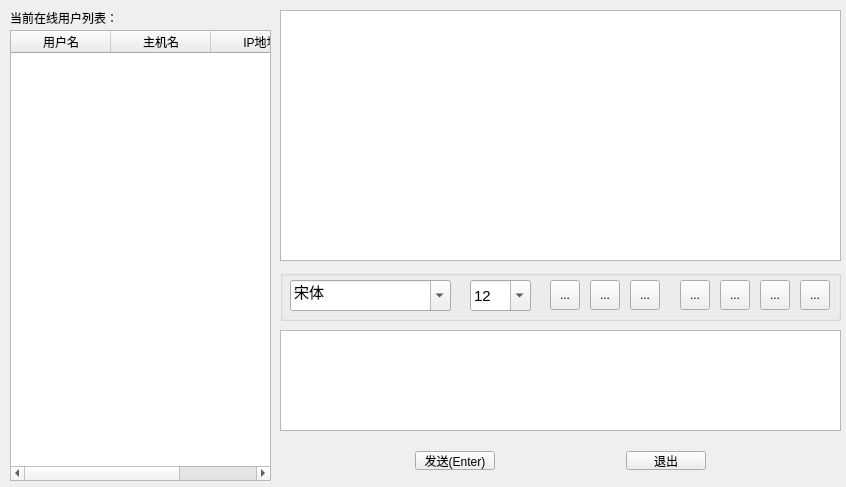
<?xml version="1.0" encoding="UTF-8"?>
<ui version="4.0">
 <class>Widget</class>
 <widget class="QWidget" name="Widget">
  <property name="enabled">
   <bool>true</bool>
  </property>
  <property name="geometry">
   <rect>
    <x>0</x>
    <y>0</y>
    <width>846</width>
    <height>487</height>
   </rect>
  </property>
  <property name="windowTitle">
   <string>GroupConnect 团队沟通工具</string>
  </property>
  <property name="windowIcon">
   <iconset resource="imgs.qrc">
    <normaloff>:/imgs/imgs/QtChat.ico</normaloff>:/imgs/imgs/QtChat.ico</iconset>
  </property>
  <widget class="QTextBrowser" name="messageBrowser">
   <property name="geometry">
    <rect>
     <x>280</x>
     <y>10</y>
     <width>561</width>
     <height>251</height>
    </rect>
   </property>
  </widget>
  <widget class="QGroupBox" name="groupBox">
   <property name="geometry">
    <rect>
     <x>280</x>
     <y>270</y>
     <width>561</width>
     <height>51</height>
    </rect>
   </property>
   <property name="title">
    <string/>
   </property>
   <widget class="QFontComboBox" name="fontComboBox">
    <property name="geometry">
     <rect>
      <x>10</x>
      <y>10</y>
      <width>161</width>
      <height>31</height>
     </rect>
    </property>
    <property name="font">
     <font>
      <pointsize>11</pointsize>
     </font>
    </property>
    <property name="currentText">
     <string>宋体</string>
    </property>
   </widget>
   <widget class="QComboBox" name="sizeComboBox">
    <property name="enabled">
     <bool>true</bool>
    </property>
    <property name="geometry">
     <rect>
      <x>190</x>
      <y>10</y>
      <width>61</width>
      <height>31</height>
     </rect>
    </property>
    <property name="font">
     <font>
      <pointsize>11</pointsize>
     </font>
    </property>
    <property name="editable">
     <bool>true</bool>
    </property>
    <property name="currentText">
     <string>11</string>
    </property>
    <property name="currentIndex">
     <number>3</number>
    </property>
    <item>
     <property name="text">
      <string>9</string>
     </property>
    </item>
    <item>
     <property name="text">
      <string>10</string>
     </property>
    </item>
    <item>
     <property name="text">
      <string>11</string>
     </property>
    </item>
    <item>
     <property name="text">
      <string>12</string>
     </property>
    </item>
    <item>
     <property name="text">
      <string>13</string>
     </property>
    </item>
    <item>
     <property name="text">
      <string>14</string>
     </property>
    </item>
    <item>
     <property name="text">
      <string>15</string>
     </property>
    </item>
    <item>
     <property name="text">
      <string>16</string>
     </property>
    </item>
    <item>
     <property name="text">
      <string>17</string>
     </property>
    </item>
    <item>
     <property name="text">
      <string>18</string>
     </property>
    </item>
    <item>
     <property name="text">
      <string>19</string>
     </property>
    </item>
    <item>
     <property name="text">
      <string>20</string>
     </property>
    </item>
    <item>
     <property name="text">
      <string>21</string>
     </property>
    </item>
   </widget>
   <widget class="QToolButton" name="boldToolBtn">
    <property name="geometry">
     <rect>
      <x>270</x>
      <y>10</y>
      <width>30</width>
      <height>30</height>
     </rect>
    </property>
    <property name="toolTip">
     <string>加粗</string>
    </property>
    <property name="text">
     <string>...</string>
    </property>
    <property name="icon">
     <iconset resource="imgs.qrc">
      <normaloff>:/imgs/imgs/bold.png</normaloff>:/imgs/imgs/bold.png</iconset>
    </property>
    <property name="iconSize">
     <size>
      <width>22</width>
      <height>22</height>
     </size>
    </property>
    <property name="checkable">
     <bool>true</bool>
    </property>
    <property name="autoRaise">
     <bool>false</bool>
    </property>
   </widget>
   <widget class="QToolButton" name="italicToolBtn">
    <property name="geometry">
     <rect>
      <x>310</x>
      <y>10</y>
      <width>30</width>
      <height>30</height>
     </rect>
    </property>
    <property name="toolTip">
     <string>倾斜</string>
    </property>
    <property name="text">
     <string>...</string>
    </property>
    <property name="icon">
     <iconset resource="imgs.qrc">
      <normaloff>:/imgs/imgs/italic.png</normaloff>:/imgs/imgs/italic.png</iconset>
    </property>
    <property name="iconSize">
     <size>
      <width>22</width>
      <height>22</height>
     </size>
    </property>
    <property name="checkable">
     <bool>true</bool>
    </property>
    <property name="autoRaise">
     <bool>false</bool>
    </property>
   </widget>
   <widget class="QToolButton" name="underlineToolBtn">
    <property name="geometry">
     <rect>
      <x>350</x>
      <y>10</y>
      <width>30</width>
      <height>30</height>
     </rect>
    </property>
    <property name="toolTip">
     <string>下划线</string>
    </property>
    <property name="text">
     <string>...</string>
    </property>
    <property name="icon">
     <iconset resource="imgs.qrc">
      <normaloff>:/imgs/imgs/underline.png</normaloff>:/imgs/imgs/underline.png</iconset>
    </property>
    <property name="iconSize">
     <size>
      <width>22</width>
      <height>22</height>
     </size>
    </property>
    <property name="checkable">
     <bool>true</bool>
    </property>
   </widget>
   <widget class="QToolButton" name="colorToolBtn">
    <property name="geometry">
     <rect>
      <x>400</x>
      <y>10</y>
      <width>30</width>
      <height>30</height>
     </rect>
    </property>
    <property name="toolTip">
     <string>更改字体颜色</string>
    </property>
    <property name="text">
     <string>...</string>
    </property>
    <property name="icon">
     <iconset resource="imgs.qrc">
      <normaloff>:/imgs/imgs/colorpallette.png</normaloff>:/imgs/imgs/colorpallette.png</iconset>
    </property>
    <property name="iconSize">
     <size>
      <width>22</width>
      <height>22</height>
     </size>
    </property>
   </widget>
   <widget class="QToolButton" name="sendToolBtn">
    <property name="geometry">
     <rect>
      <x>440</x>
      <y>10</y>
      <width>30</width>
      <height>30</height>
     </rect>
    </property>
    <property name="toolTip">
     <string>传输文件</string>
    </property>
    <property name="text">
     <string>...</string>
    </property>
    <property name="icon">
     <iconset resource="imgs.qrc">
      <normaloff>:/imgs/imgs/file.png</normaloff>:/imgs/imgs/file.png</iconset>
    </property>
    <property name="iconSize">
     <size>
      <width>22</width>
      <height>22</height>
     </size>
    </property>
   </widget>
   <widget class="QToolButton" name="saveToolBtn">
    <property name="geometry">
     <rect>
      <x>480</x>
      <y>10</y>
      <width>30</width>
      <height>30</height>
     </rect>
    </property>
    <property name="toolTip">
     <string>保存聊天记录</string>
    </property>
    <property name="text">
     <string>...</string>
    </property>
    <property name="icon">
     <iconset resource="imgs.qrc">
      <normaloff>:/imgs/imgs/note.png</normaloff>:/imgs/imgs/note.png</iconset>
    </property>
    <property name="iconSize">
     <size>
      <width>22</width>
      <height>22</height>
     </size>
    </property>
   </widget>
   <widget class="QToolButton" name="clearToolBtn">
    <property name="geometry">
     <rect>
      <x>520</x>
      <y>10</y>
      <width>30</width>
      <height>30</height>
     </rect>
    </property>
    <property name="toolTip">
     <string>清空聊天记录</string>
    </property>
    <property name="text">
     <string>...</string>
    </property>
    <property name="icon">
     <iconset resource="imgs.qrc">
      <normaloff>:/imgs/imgs/clear.png</normaloff>:/imgs/imgs/clear.png</iconset>
    </property>
    <property name="iconSize">
     <size>
      <width>22</width>
      <height>22</height>
     </size>
    </property>
   </widget>
  </widget>
  <widget class="QTextEdit" name="messageTextEdit">
   <property name="geometry">
    <rect>
     <x>280</x>
     <y>330</y>
     <width>561</width>
     <height>101</height>
    </rect>
   </property>
   <property name="font">
    <font>
     <family>宋体</family>
     <pointsize>11</pointsize>
     <weight>50</weight>
     <bold>false</bold>
    </font>
   </property>
  </widget>
  <widget class="QTableWidget" name="userTableWidget">
   <property name="geometry">
    <rect>
     <x>10</x>
     <y>30</y>
     <width>261</width>
     <height>451</height>
    </rect>
   </property>
   <property name="editTriggers">
    <set>QAbstractItemView::NoEditTriggers</set>
   </property>
   <property name="selectionMode">
    <enum>QAbstractItemView::SingleSelection</enum>
   </property>
   <property name="selectionBehavior">
    <enum>QAbstractItemView::SelectRows</enum>
   </property>
   <property name="showGrid">
    <bool>false</bool>
   </property>
   <column>
    <property name="text">
     <string>用户名</string>
    </property>
   </column>
   <column>
    <property name="text">
     <string>主机名</string>
    </property>
   </column>
   <column>
    <property name="text">
     <string>IP地址</string>
    </property>
   </column>
  </widget>
  <widget class="QWidget" name="horizontalLayoutWidget">
   <property name="geometry">
    <rect>
     <x>280</x>
     <y>440</y>
     <width>561</width>
     <height>41</height>
    </rect>
   </property>
   <layout class="QHBoxLayout" name="horizontalLayout">
    <item>
     <spacer name="horizontalSpacer">
      <property name="orientation">
       <enum>Qt::Horizontal</enum>
      </property>
      <property name="sizeType">
       <enum>QSizePolicy::Expanding</enum>
      </property>
      <property name="sizeHint" stdset="0">
       <size>
        <width>40</width>
        <height>20</height>
       </size>
      </property>
     </spacer>
    </item>
    <item>
     <widget class="QPushButton" name="sendButton">
      <property name="text">
       <string>发送(Enter)</string>
      </property>
      <property name="shortcut">
       <string>Ctrl+Return</string>
      </property>
     </widget>
    </item>
    <item>
     <spacer name="horizontalSpacer_3">
      <property name="orientation">
       <enum>Qt::Horizontal</enum>
      </property>
      <property name="sizeHint" stdset="0">
       <size>
        <width>40</width>
        <height>20</height>
       </size>
      </property>
     </spacer>
    </item>
    <item>
     <widget class="QPushButton" name="exitButton">
      <property name="text">
       <string>退出</string>
      </property>
     </widget>
    </item>
    <item>
     <spacer name="horizontalSpacer_4">
      <property name="orientation">
       <enum>Qt::Horizontal</enum>
      </property>
      <property name="sizeHint" stdset="0">
       <size>
        <width>40</width>
        <height>20</height>
       </size>
      </property>
     </spacer>
    </item>
   </layout>
  </widget>
  <widget class="QLabel" name="onlineUserList">
   <property name="geometry">
    <rect>
     <x>10</x>
     <y>10</y>
     <width>291</width>
     <height>16</height>
    </rect>
   </property>
   <property name="text">
    <string>当前在线用户列表：</string>
   </property>
  </widget>
 </widget>
 <layoutdefault spacing="6" margin="11"/>
 <resources>
  <include location="imgs.qrc"/>
 </resources>
 <connections/>
</ui>
